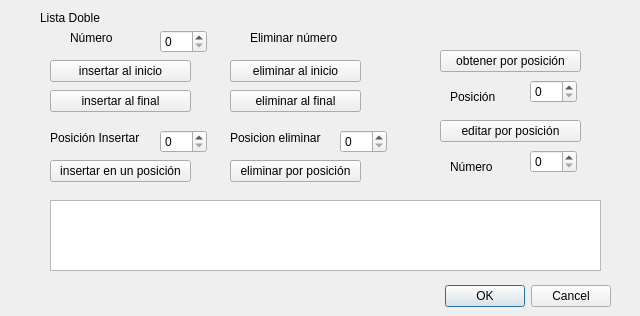
<?xml version="1.0" encoding="UTF-8"?>
<ui version="4.0">
 <class>ventanalistadoble</class>
 <widget class="QDialog" name="ventanalistadoble">
  <property name="geometry">
   <rect>
    <x>0</x>
    <y>0</y>
    <width>640</width>
    <height>316</height>
   </rect>
  </property>
  <property name="windowTitle">
   <string>Dialog</string>
  </property>
  <widget class="QDialogButtonBox" name="buttonBox">
   <property name="geometry">
    <rect>
     <x>-10</x>
     <y>280</y>
     <width>621</width>
     <height>32</height>
    </rect>
   </property>
   <property name="orientation">
    <enum>Qt::Horizontal</enum>
   </property>
   <property name="standardButtons">
    <set>QDialogButtonBox::Cancel|QDialogButtonBox::Ok</set>
   </property>
  </widget>
  <widget class="QSpinBox" name="InsertarNumero">
   <property name="geometry">
    <rect>
     <x>160</x>
     <y>30</y>
     <width>47</width>
     <height>23</height>
    </rect>
   </property>
  </widget>
  <widget class="QLabel" name="label_5">
   <property name="geometry">
    <rect>
     <x>450</x>
     <y>90</y>
     <width>59</width>
     <height>14</height>
    </rect>
   </property>
   <property name="text">
    <string>Posición</string>
   </property>
  </widget>
  <widget class="QPushButton" name="ObtenerPosBTN">
   <property name="geometry">
    <rect>
     <x>440</x>
     <y>50</y>
     <width>141</width>
     <height>22</height>
    </rect>
   </property>
   <property name="text">
    <string>obtener por posición</string>
   </property>
  </widget>
  <widget class="QLabel" name="label">
   <property name="geometry">
    <rect>
     <x>50</x>
     <y>130</y>
     <width>111</width>
     <height>16</height>
    </rect>
   </property>
   <property name="text">
    <string>Posición Insertar</string>
   </property>
  </widget>
  <widget class="QPushButton" name="InsertarInicioBTN">
   <property name="geometry">
    <rect>
     <x>50</x>
     <y>60</y>
     <width>141</width>
     <height>22</height>
    </rect>
   </property>
   <property name="text">
    <string>insertar al inicio</string>
   </property>
  </widget>
  <widget class="QSpinBox" name="PosEditarObtener">
   <property name="geometry">
    <rect>
     <x>530</x>
     <y>80</y>
     <width>47</width>
     <height>23</height>
    </rect>
   </property>
  </widget>
  <widget class="QPushButton" name="InsertarPOSBTN">
   <property name="geometry">
    <rect>
     <x>50</x>
     <y>160</y>
     <width>141</width>
     <height>22</height>
    </rect>
   </property>
   <property name="text">
    <string>insertar en un posición</string>
   </property>
  </widget>
  <widget class="QSpinBox" name="PosicionInsertar">
   <property name="geometry">
    <rect>
     <x>160</x>
     <y>130</y>
     <width>47</width>
     <height>23</height>
    </rect>
   </property>
  </widget>
  <widget class="QPushButton" name="EditarPosBTN">
   <property name="geometry">
    <rect>
     <x>440</x>
     <y>120</y>
     <width>141</width>
     <height>22</height>
    </rect>
   </property>
   <property name="text">
    <string>editar por posición</string>
   </property>
  </widget>
  <widget class="QPushButton" name="EliminarInicioBTN">
   <property name="geometry">
    <rect>
     <x>230</x>
     <y>60</y>
     <width>131</width>
     <height>22</height>
    </rect>
   </property>
   <property name="text">
    <string>eliminar al inicio</string>
   </property>
  </widget>
  <widget class="QSpinBox" name="NumeroEditar">
   <property name="geometry">
    <rect>
     <x>530</x>
     <y>150</y>
     <width>47</width>
     <height>23</height>
    </rect>
   </property>
  </widget>
  <widget class="QSpinBox" name="PosEliminar">
   <property name="geometry">
    <rect>
     <x>340</x>
     <y>130</y>
     <width>47</width>
     <height>23</height>
    </rect>
   </property>
  </widget>
  <widget class="QPushButton" name="InsertarFinalBTN">
   <property name="geometry">
    <rect>
     <x>50</x>
     <y>90</y>
     <width>141</width>
     <height>22</height>
    </rect>
   </property>
   <property name="text">
    <string>insertar al final</string>
   </property>
  </widget>
  <widget class="QLabel" name="label_2">
   <property name="geometry">
    <rect>
     <x>250</x>
     <y>30</y>
     <width>111</width>
     <height>16</height>
    </rect>
   </property>
   <property name="text">
    <string>Eliminar número</string>
   </property>
  </widget>
  <widget class="QLabel" name="label_3">
   <property name="geometry">
    <rect>
     <x>70</x>
     <y>30</y>
     <width>71</width>
     <height>16</height>
    </rect>
   </property>
   <property name="text">
    <string>Número</string>
   </property>
  </widget>
  <widget class="QPushButton" name="EliminarPOSBTN">
   <property name="geometry">
    <rect>
     <x>230</x>
     <y>160</y>
     <width>131</width>
     <height>22</height>
    </rect>
   </property>
   <property name="text">
    <string>eliminar por posición</string>
   </property>
  </widget>
  <widget class="QLabel" name="label_4">
   <property name="geometry">
    <rect>
     <x>230</x>
     <y>130</y>
     <width>101</width>
     <height>16</height>
    </rect>
   </property>
   <property name="text">
    <string>Posicion eliminar</string>
   </property>
  </widget>
  <widget class="QGraphicsView" name="graphicsView">
   <property name="geometry">
    <rect>
     <x>50</x>
     <y>200</y>
     <width>551</width>
     <height>71</height>
    </rect>
   </property>
  </widget>
  <widget class="QPushButton" name="EliminarFinalBTN">
   <property name="geometry">
    <rect>
     <x>230</x>
     <y>90</y>
     <width>131</width>
     <height>22</height>
    </rect>
   </property>
   <property name="text">
    <string>eliminar al final</string>
   </property>
  </widget>
  <widget class="QLabel" name="label_6">
   <property name="geometry">
    <rect>
     <x>450</x>
     <y>160</y>
     <width>59</width>
     <height>14</height>
    </rect>
   </property>
   <property name="text">
    <string>Número</string>
   </property>
  </widget>
  <widget class="QLabel" name="label_7">
   <property name="geometry">
    <rect>
     <x>40</x>
     <y>10</y>
     <width>91</width>
     <height>16</height>
    </rect>
   </property>
   <property name="text">
    <string>Lista Doble</string>
   </property>
  </widget>
 </widget>
 <resources/>
 <connections>
  <connection>
   <sender>buttonBox</sender>
   <signal>accepted()</signal>
   <receiver>ventanalistadoble</receiver>
   <slot>accept()</slot>
   <hints>
    <hint type="sourcelabel">
     <x>248</x>
     <y>254</y>
    </hint>
    <hint type="destinationlabel">
     <x>157</x>
     <y>274</y>
    </hint>
   </hints>
  </connection>
  <connection>
   <sender>buttonBox</sender>
   <signal>rejected()</signal>
   <receiver>ventanalistadoble</receiver>
   <slot>reject()</slot>
   <hints>
    <hint type="sourcelabel">
     <x>316</x>
     <y>260</y>
    </hint>
    <hint type="destinationlabel">
     <x>286</x>
     <y>274</y>
    </hint>
   </hints>
  </connection>
 </connections>
</ui>
